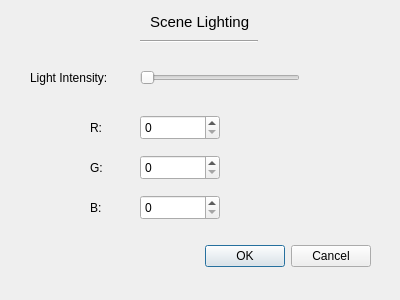
<?xml version="1.0" encoding="UTF-8"?>
<ui version="4.0">
 <class>LightDialog</class>
 <widget class="QDialog" name="LightDialog">
  <property name="geometry">
   <rect>
    <x>0</x>
    <y>0</y>
    <width>400</width>
    <height>300</height>
   </rect>
  </property>
  <property name="windowTitle">
   <string>Dialog</string>
  </property>
  <widget class="QDialogButtonBox" name="buttonBox">
   <property name="geometry">
    <rect>
     <x>30</x>
     <y>240</y>
     <width>341</width>
     <height>32</height>
    </rect>
   </property>
   <property name="orientation">
    <enum>Qt::Orientation::Horizontal</enum>
   </property>
   <property name="standardButtons">
    <set>QDialogButtonBox::StandardButton::Cancel|QDialogButtonBox::StandardButton::Ok</set>
   </property>
  </widget>
  <widget class="QLabel" name="label">
   <property name="geometry">
    <rect>
     <x>30</x>
     <y>70</y>
     <width>151</width>
     <height>16</height>
    </rect>
   </property>
   <property name="text">
    <string>Light Intensity:</string>
   </property>
  </widget>
  <widget class="QSlider" name="horizontalSliderIntensity">
   <property name="geometry">
    <rect>
     <x>140</x>
     <y>70</y>
     <width>160</width>
     <height>16</height>
    </rect>
   </property>
   <property name="maximum">
    <number>100</number>
   </property>
   <property name="orientation">
    <enum>Qt::Orientation::Horizontal</enum>
   </property>
  </widget>
  <widget class="QLabel" name="label_2">
   <property name="geometry">
    <rect>
     <x>90</x>
     <y>120</y>
     <width>49</width>
     <height>16</height>
    </rect>
   </property>
   <property name="text">
    <string>R:</string>
   </property>
  </widget>
  <widget class="QSpinBox" name="spinBoxR">
   <property name="geometry">
    <rect>
     <x>140</x>
     <y>115</y>
     <width>80</width>
     <height>25</height>
    </rect>
   </property>
   <property name="maximum">
    <number>255</number>
   </property>
  </widget>
  <widget class="QSpinBox" name="spinBoxG">
   <property name="geometry">
    <rect>
     <x>140</x>
     <y>155</y>
     <width>80</width>
     <height>25</height>
    </rect>
   </property>
   <property name="maximum">
    <number>255</number>
   </property>
  </widget>
  <widget class="QSpinBox" name="spinBoxB">
   <property name="geometry">
    <rect>
     <x>140</x>
     <y>195</y>
     <width>80</width>
     <height>25</height>
    </rect>
   </property>
   <property name="maximum">
    <number>255</number>
   </property>
  </widget>
  <widget class="QLabel" name="label_3">
   <property name="geometry">
    <rect>
     <x>90</x>
     <y>160</y>
     <width>49</width>
     <height>16</height>
    </rect>
   </property>
   <property name="text">
    <string>G:</string>
   </property>
  </widget>
  <widget class="QLabel" name="label_4">
   <property name="geometry">
    <rect>
     <x>90</x>
     <y>200</y>
     <width>49</width>
     <height>16</height>
    </rect>
   </property>
   <property name="text">
    <string>B:</string>
   </property>
  </widget>
  <widget class="QLabel" name="label_5">
   <property name="geometry">
    <rect>
     <x>150</x>
     <y>10</y>
     <width>99</width>
     <height>23</height>
    </rect>
   </property>
   <property name="font">
    <font>
     <pointsize>11</pointsize>
    </font>
   </property>
   <property name="text">
    <string>Scene Lighting</string>
   </property>
  </widget>
  <widget class="Line" name="line">
   <property name="geometry">
    <rect>
     <x>140</x>
     <y>40</y>
     <width>118</width>
     <height>3</height>
    </rect>
   </property>
   <property name="orientation">
    <enum>Qt::Orientation::Horizontal</enum>
   </property>
  </widget>
 </widget>
 <resources/>
 <connections>
  <connection>
   <sender>buttonBox</sender>
   <signal>accepted()</signal>
   <receiver>LightDialog</receiver>
   <slot>accept()</slot>
   <hints>
    <hint type="sourcelabel">
     <x>248</x>
     <y>254</y>
    </hint>
    <hint type="destinationlabel">
     <x>157</x>
     <y>274</y>
    </hint>
   </hints>
  </connection>
  <connection>
   <sender>buttonBox</sender>
   <signal>rejected()</signal>
   <receiver>LightDialog</receiver>
   <slot>reject()</slot>
   <hints>
    <hint type="sourcelabel">
     <x>316</x>
     <y>260</y>
    </hint>
    <hint type="destinationlabel">
     <x>286</x>
     <y>274</y>
    </hint>
   </hints>
  </connection>
 </connections>
</ui>
